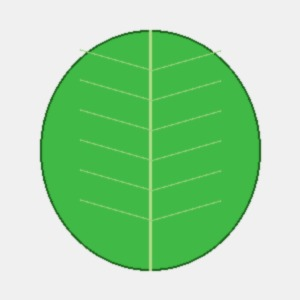
#> input picture data/sample_images/apple_healthy.jpg, 300 x 300 px; its folder holds only this picture in this run
$ python -i preprocessing.py   (imports and definitions only)
#> lines starting #> are read from the running program, lines starting #| are printed output that depends on the picture
"""
Image Preprocessing, CLAHE Enhancement & Normalization Module (app/ml/preprocessing.py).
"""

from typing import Tuple, Dict, Any, Union
from pathlib import Path
import numpy as np
import cv2
from PIL import Image, ImageOps


def load_and_validate_image(
    image_input: Union[str, Path, Image.Image, np.ndarray],
    min_size: Tuple[int, int] = (32, 32)
) -> Image.Image:
    """Loads and verifies that input image is valid RGB."""
    if isinstance(image_input, (str, Path)):
        if not Path(image_input).exists():
            raise FileNotFoundError(f"Image not found at path: {image_input}")
        with Image.open(str(image_input)) as _raw:
            img = _raw.convert("RGB")
    elif isinstance(image_input, Image.Image):
        img = image_input.convert("RGB") if image_input.mode != "RGB" else image_input
    elif isinstance(image_input, np.ndarray):
        img = Image.fromarray(image_input.astype("uint8")).convert("RGB")
    else:
        raise ValueError(f"Unsupported image input type: {type(image_input)}")

    if img.mode != "RGB":
        img = img.convert("RGB")

    w, h = img.size
    if w < min_size[0] or h < min_size[1]:
        raise ValueError(f"Image dimensions ({w}x{h}) are smaller than minimum allowed ({min_size[0]}x{min_size[1]}).")

    return img


def apply_clahe(img: Image.Image, clip_limit: float = 2.0, grid_size: Tuple[int, int] = (8, 8)) -> Image.Image:
    """Applies Contrast Limited Adaptive Histogram Equalization in LAB color space."""
#> called with clip_limit = 2, grid_size = (8, 8)
    img_np = np.array(img)
    lab = cv2.cvtColor(img_np, cv2.COLOR_RGB2LAB)
#> lab: shape (300, 300, 3); mean of channels 0, 1, 2 208, 102.7, 149.7
    l_channel, a_channel, b_channel = cv2.split(lab)
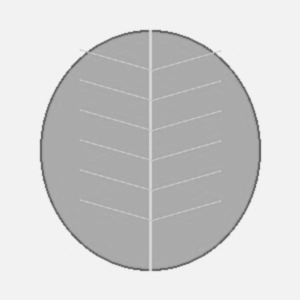
#> l_channel: shape (300, 300); min 88, max 251, mean 208
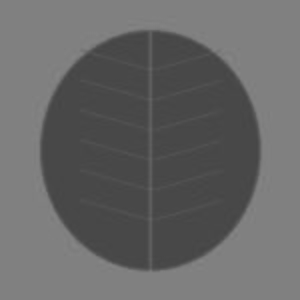
#> a_channel: shape (300, 300); min 67, max 134, mean 102.7
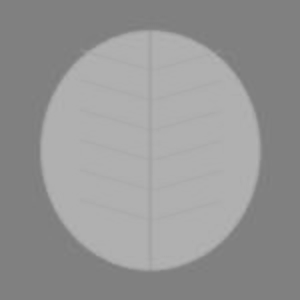
#> b_channel: shape (300, 300); min 122, max 180, mean 149.7

    clahe = cv2.createCLAHE(clipLimit=clip_limit, tileGridSize=grid_size)
    cl = clahe.apply(l_channel)

    merged_lab = cv2.merge((cl, a_channel, b_channel))
#> merged_lab: shape (300, 300, 3); mean of channels 0, 1, 2 204.1, 102.7, 149.7
    enhanced_rgb = cv2.cvtColor(merged_lab, cv2.COLOR_LAB2RGB)
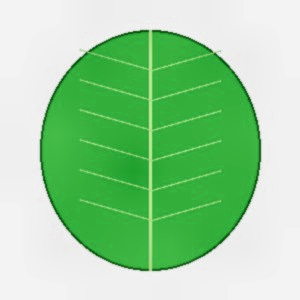
#> enhanced_rgb: shape (300, 300, 3); mean R, G, B 155, 209.6, 157.4
    return Image.fromarray(enhanced_rgb)


def preprocess_for_inference(
    img: Image.Image,
    target_size: Tuple[int, int] = (224, 224)
) -> Tuple[np.ndarray, Image.Image]:
    """Resizes and normalizes image to [-1.0, 1.0] for MobileNetV2."""
    resized = img.resize(target_size, Image.Resampling.LANCZOS)
    arr = np.array(resized, dtype=np.float32)
    norm_tensor = (arr / 127.5) - 1.0
    batch_tensor = np.expand_dims(norm_tensor, axis=0)
    return batch_tensor, resized


from src.utils.image_processing import validate_leaf_image

>>> import cv2
>>> picture = cv2.cvtColor(cv2.imread('../../data/sample_images/apple_healthy.jpg'), cv2.COLOR_BGR2RGB)
>>> result = apply_clahe(picture)

$ run again, on data/sample_images/apple_scab.jpg
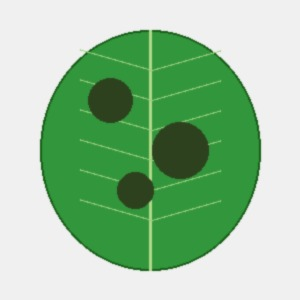
#> input picture data/sample_images/apple_scab.jpg, 300 x 300 px
#> lab: shape (300, 300, 3); mean of channels 0, 1, 2 190.4, 108, 144.6
#> in apply_clahe, `l_channel, a_channel, b_channel = cv2.split(lab)`:
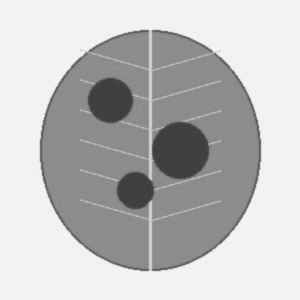
#> l_channel: shape (300, 300); min 57, max 251, mean 190.4
#> in apply_clahe, `l_channel, a_channel, b_channel = cv2.split(lab)`:
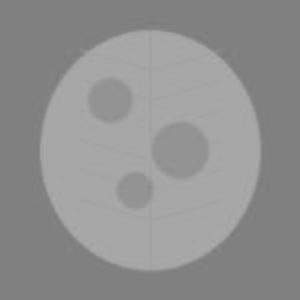
#> b_channel: shape (300, 300); min 124, max 171, mean 144.6
#> merged_lab: shape (300, 300, 3); mean of channels 0, 1, 2 189.8, 108, 144.6
